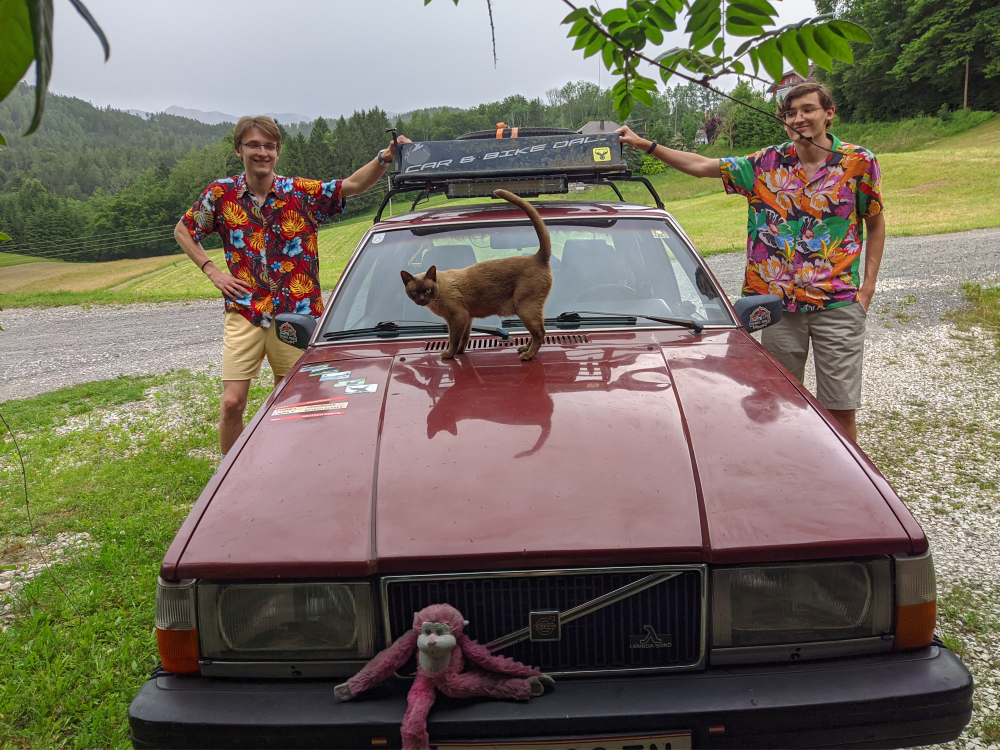
#> input picture pipeline_without/test.jpg, 4000 x 3000 px (shown at 1/4 size)
$ python resize.py test.jpg
#> lines starting #> are read from the running program, lines starting #| are printed output that depends on the picture
#> further down, img is the input picture: shape (3000, 4000, 3); mean B, G, R 96.2, 110.8, 118.1
import cv2
import numpy as np
import json

def preprocess_image(img, size=640):
#> called with size = 640
    img_h, img_w = img.shape[:2]
#> img_h = 3000; img_w = 4000
    blob = cv2.resize(img, (size, size))
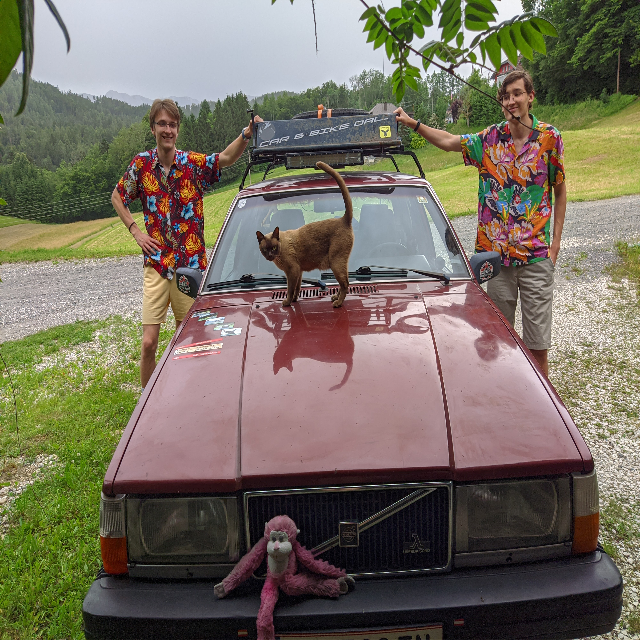
#> blob: shape (640, 640, 3); mean B, G, R 96.1, 110.7, 118
    blob = cv2.cvtColor(blob, cv2.COLOR_BGR2RGB)
    blob = blob.astype(np.float32) / 255.0
    blob = np.transpose(blob, (2, 0, 1))  # HWC -> CHW
    blob = np.expand_dims(blob, axis=0)   # add batch
    return img_h, img_w, blob

if __name__ == "__main__":
    import argparse

    parser = argparse.ArgumentParser()
    parser.add_argument("image_path", help="Path to input image")
    parser.add_argument("--out_blob", default="blob.npy")
    parser.add_argument("--meta", default="meta.json")
    args = parser.parse_args()

    img = cv2.imread(args.image_path)
    if img is None:
        raise ValueError(f"Could not load image: {args.image_path}")

    img_h, img_w, blob = preprocess_image(img)
#> img_h = 3000; img_w = 4000
    np.save(args.out_blob, blob)

    with open(args.meta, "w") as f:
        json.dump({"img_h": img_h, "img_w": img_w, "image_path": args.image_path}, f)

    print(f"Saved preprocessed blob to {args.out_blob}")
    print(f"Saved metadata to {args.meta}")
